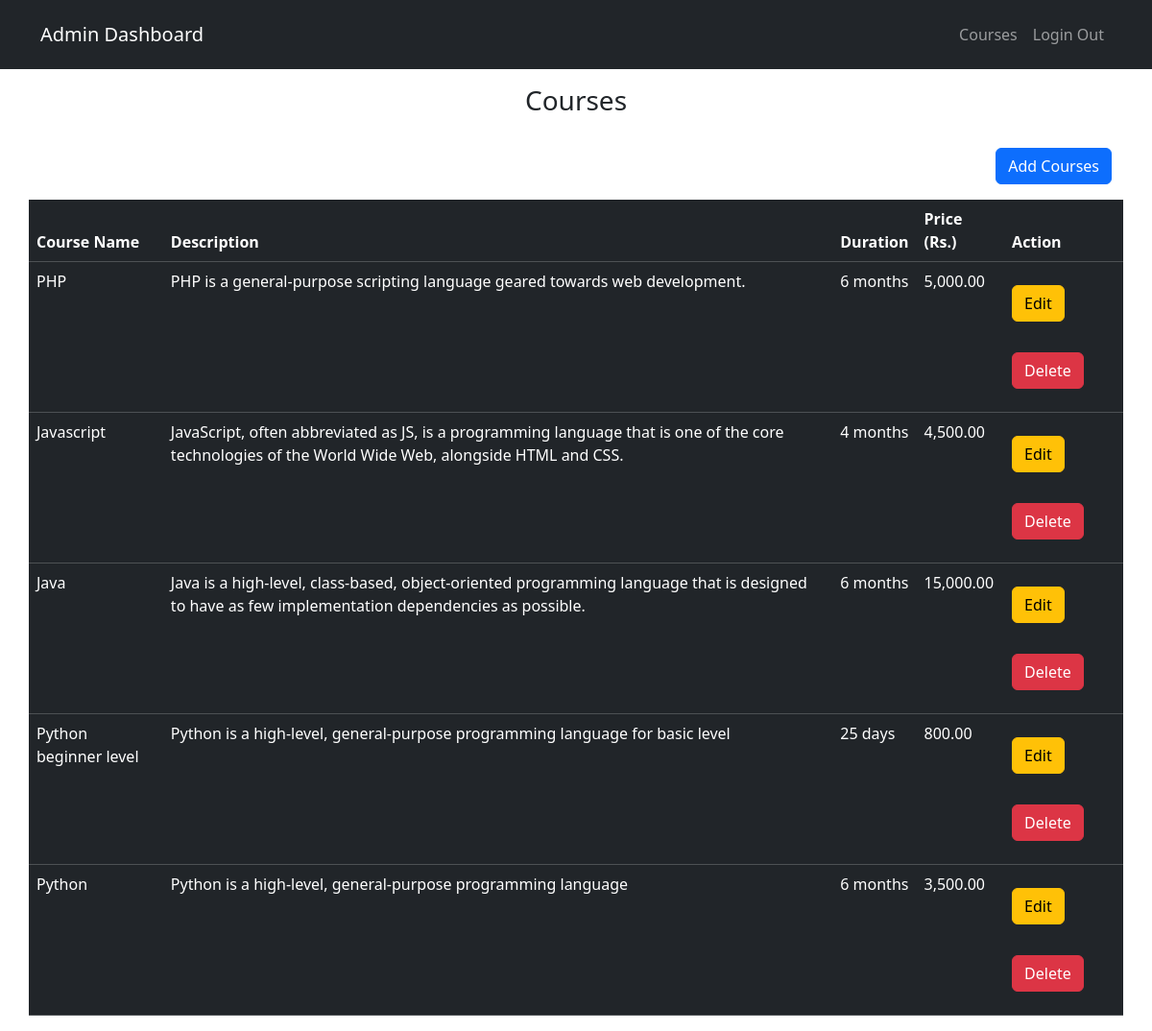
Page /Admin/courses.php on the committed database.
### tables this page shows
CREATE TABLE `courses` (
  `cid` int(11) NOT NULL,
  `cname` varchar(150) NOT NULL,
  `price` decimal(10,0) NOT NULL,
  `duration` varchar(100) NOT NULL,
  `description` varchar(150) NOT NULL
);

### Admin/courses.php (the view, shortened to what this page needs)
<?php
include "../Login/loginHeader.php";
?>
<body>
    <nav class="navbar navbar-expand-lg bg-dark navbar-dark py-3">
        <div class="container">
            <a href="./admin.php" class="navbar-brand">Admin Dashboard</a>
            <div class="collapse navbar-collapse" id="navmenu">
                <ul class="navbar-nav ms-auto">
                    <li class="nav-item">
                        <a href="./courses.php" class="nav-link">Courses</a>
                    </li>
                    <li class="nav-item">
                        <a href="../Login/loginOut.php" class="btn btn-outline-danger nav-link">Login Out</a>
                    </li>
                </ul>
            </div>
        </div>
    </nav>
    <div class="container">
        <div class="row">
            <h3 class="text-center my-3">
                Courses
            </h3>
            <div class="d-flex justify-content-end">
                <button type="button" class="btn btn-primary my-3 " data-bs-toggle="modal" data-bs-target="#addCoursesModal">
                    Add Courses
                </button>
                <?php include "coursesModal.php" ?>
            </div>
        </div>
    </div>
    <div class="container">
        <div class="row">
            <table class="table table-dark table-hover">
                <thead>
                    <th>Course Name</th>
                    <th>Description</th>
                    <th>Duration</th>
                    <th>Price (Rs.)</th>
                    <th>Action</th>
                </thead>
                <tbody>
                    <?php
                    $query = $conn->query("SELECT * FROM courses ORDER BY cid ASC");
                    while ($row = $query->fetch_array()) {
                    ?>
                        <tr>
                            <td>
                                <?php echo $row['cname']; ?>
                            </td>
                            <td>
                                <?php echo $row['description']; ?>
                            </td>
                            <td>
                                <?php echo $row['duration']; ?>
                            </td>
                            <td>
                                <?php echo number_format($row['price'], 2); ?>
                            </td>
                            <td>
                                <button type="button" class="btn btn-warning my-3 " value="<?php echo $row['cid']; ?>"
                                data-bs-toggle="modal" data-bs-target="#editCoursesModal<?php echo $row['cid']; ?>">
                                    Edit
                                </button>
                                <button type="button" class="btn btn-danger my-3 " value="<?php echo $row['cid']; ?>"
                                data-bs-toggle="modal" data-bs-target="#deleteCoursesModal<?php echo $row['cid']; ?>">
                                    Delete
                                </button>
                            </td>
                        </tr>
                    <?PHP } ?>
                </tbody>
            </table>
        </div>
    </div>
</body>
</html>

### rows in the picture
courses: cname "PHP", description "PHP is a general-purpose scripting language geared towards web development.", duration "6 months", price "5,000.00", $row['cid'] 1 (drawn)
courses: cname "Javascript", description "JavaScript, often abbreviated as JS, is a programming language that is one of the core technologies of the World Wide Web, alongside HTML and CSS.", duration "4 months", price "4,500.00", $row['cid'] 2 (drawn)
courses: cname "Java", description "Java is a high-level, class-based, object-oriented programming language that is designed to have as few implementation dependencies as possible.", duration "6 months", price "15,000.00", $row['cid'] 3 (drawn)
courses: cname "Python beginner level", description "Python is a high-level, general-purpose programming language for basic level", duration "25 days", price "800.00", $row['cid'] 4 (drawn)
courses: cname "Python", description "Python is a high-level, general-purpose programming language", duration "6 months", price "3,500.00", $row['cid'] 5 (drawn)
